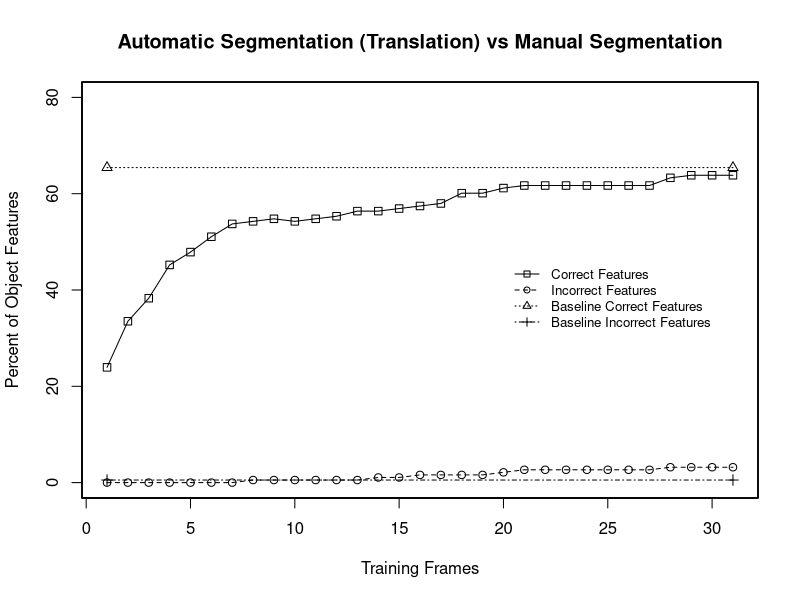

Write R code to recreate this figure.
par(xaxt="n")
par(yaxt="n")

d <- read.table("cat_full.dat", header=TRUE, sep=",")
catx <- d[,1]
caty <- d[,2]

d <- read.table("cow_full.dat", header=TRUE, sep=",")
cowx <- d[,1]
cowy <- d[,2]

d <- read.table("dog_full.dat", header=TRUE, sep=",")
dogx <- d[,1]
dogy <- d[,2]

d <- read.table("pony_full.dat", header=TRUE, sep=",")
ponyx <- d[,1]
ponyy <- d[,2]

d <- read.table("ship_full.dat", header=TRUE, sep=",")
shipx <- d[,1]
shipy <- d[,2]

d <- read.table("skydivers_full.dat", header=TRUE, sep=",")
skydiversx <- d[,1]
skydiversy <- d[,2]

x <- ponyx
y <- (caty + cowy + dogy + ponyy + shipy + skydiversy)/1.88

plot(x, y, type = 'o', ylim = c(0, 80), lty=1, pch=0, xlab="", ylab="");
par(new=TRUE)



d <- read.table("cat_full.dat", header=TRUE, sep=",")
catx <- d[,1]
caty <- d[,3]

d <- read.table("cow_full.dat", header=TRUE, sep=",")
cowx <- d[,1]
cowy <- d[,3]

d <- read.table("dog_full.dat", header=TRUE, sep=",")
dogx <- d[,1]
dogy <- d[,3]

d <- read.table("pony_full.dat", header=TRUE, sep=",")
ponyx <- d[,1]
ponyy <- d[,3]

d <- read.table("ship_full.dat", header=TRUE, sep=",")
shipx <- d[,1]
shipy <- d[,3]

d <- read.table("skydivers_full.dat", header=TRUE, sep=",")
skydiversx <- d[,1]
skydiversy <- d[,3]

x <- ponyx
y <- (caty + cowy + dogy + ponyy + shipy + skydiversy)/1.88

plot(x, y, type = 'o', ylim = c(0, 80), lty=2, pch=1, xlab="", ylab="");
par(new=TRUE)


d <- read.table("cat_full_baseline.dat", header=TRUE, sep=",")
catx <- d[,1]
caty <- d[,2]

d <- read.table("cow_full_baseline.dat", header=TRUE, sep=",")
cowx <- d[,1]
cowy <- d[,2]

d <- read.table("dog_full_baseline.dat", header=TRUE, sep=",")
dogx <- d[,1]
dogy <- d[,2]

d <- read.table("pony_full_baseline.dat", header=TRUE, sep=",")
ponyx <- d[,1]
ponyy <- d[,2]

d <- read.table("ship_full_baseline.dat", header=TRUE, sep=",")
shipx <- d[,1]
shipy <- d[,2]

d <- read.table("skydivers_full_baseline.dat", header=TRUE, sep=",")
skydiversx <- d[,1]
skydiversy <- d[,2]

x <- ponyx
y <- (caty + cowy + dogy + ponyy + shipy + skydiversy)/1.88

plot(x, y, type = 'o', ylim = c(0, 80), lty=3, pch=2, xlab="", ylab="");
par(new=TRUE)


par(xaxt="s")
par(yaxt="s")

d <- read.table("cat_full_baseline.dat", header=TRUE, sep=",")
catx <- d[,1]
caty <- d[,3]

d <- read.table("cow_full_baseline.dat", header=TRUE, sep=",")
cowx <- d[,1]
cowy <- d[,3]

d <- read.table("dog_full_baseline.dat", header=TRUE, sep=",")
dogx <- d[,1]
dogy <- d[,3]

d <- read.table("pony_full_baseline.dat", header=TRUE, sep=",")
ponyx <- d[,1]
ponyy <- d[,3]

d <- read.table("ship_full_baseline.dat", header=TRUE, sep=",")
shipx <- d[,1]
shipy <- d[,3]

d <- read.table("skydivers_full_baseline.dat", header=TRUE, sep=",")
skydiversx <- d[,1]
skydiversy <- d[,3]

x <- ponyx
y <- (caty + cowy + dogy + ponyy + shipy + skydiversy)/1.88

plot(x, y, type = 'o', ylim = c(0, 80), lty=4, pch=3, xlab="Training Frames", ylab="Percent of Object Features", main="Automatic Segmentation (Translation) vs Manual Segmentation");
par(new=TRUE)


legend("right", legend = c("Correct Features", "Incorrect Features", "Baseline Correct Features", "Baseline Incorrect Features"), text.width = strwidth("Baseline Incorrect Features"), xjust = 1, yjust = 1, lty = c(1,2,3,4), pch = c(0,1,2,3), bty = "n", cex = 0.8, title = "")
